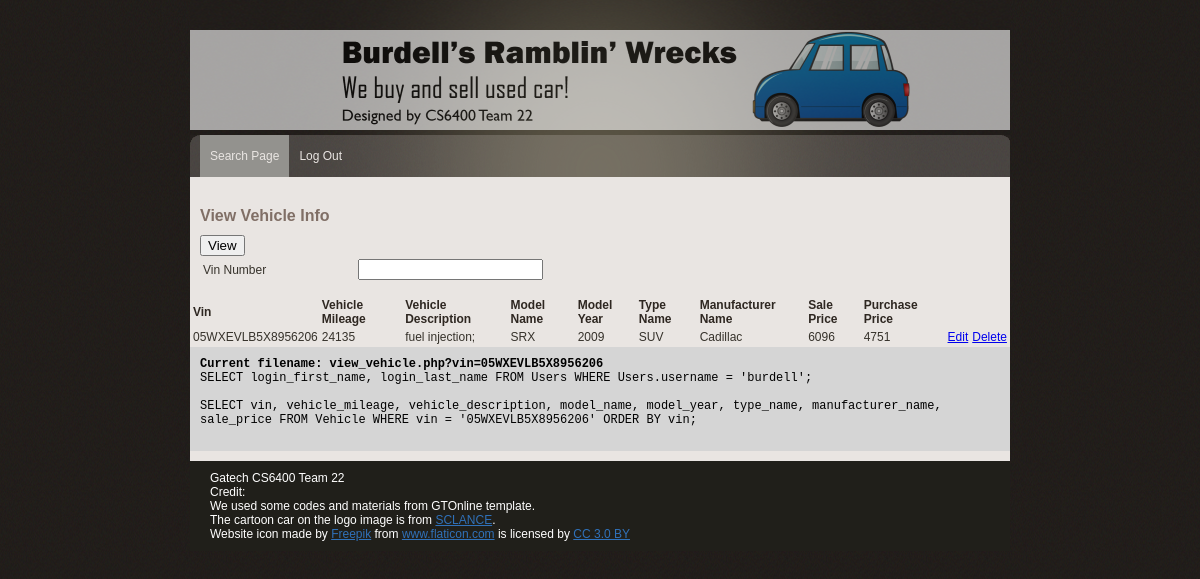
Screenshot of /view_vehicle.php?vin=05WXEVLB5X8956206 (signed in) with the database file from the repository.
### tables this page shows
CREATE TABLE Vehicle (
  vin varchar(50) NOT NULL,
  vehicle_mileage int NOT NULL,
  vehicle_description varchar(250) NULL,
  model_name varchar(50) NOT NULL,
  model_year int NOT NULL,
  type_name varchar(50) NOT NULL,
  manufacturer_name varchar(50) NOT NULL,
  sale_price decimal NOT NULL,
  PRIMARY KEY (vin),
  FOREIGN KEY (type_name)
    REFERENCES VehicleType (type_name),
  FOREIGN KEY (manufacturer_name)
    REFERENCES Manufacturer (manufacturer_name)
);

CREATE TABLE Buy (
  vin varchar(50) NOT NULL,
  customer_id varchar(50) NOT NULL,
  inventory_clerk_permission varchar(50) NOT NULL,
  purchase_date timestamp NOT NULL,
  purchase_price decimal NOT NULL,
  purchase_condition varchar(50) NOT NULL,
  KBB_value decimal NOT NULL,
  UNIQUE (vin, inventory_clerk_permission, customer_id),
  PRIMARY KEY (vin),
  FOREIGN KEY (vin)
    REFERENCES Vehicle (vin),
  FOREIGN KEY (inventory_clerk_permission)
    REFERENCES InventoryClerk (inventory_clerk_permission),
  FOREIGN KEY (customer_id)
    REFERENCES Customer (customer_id)
);

### view_vehicle.php (the view, shortened to what this page needs)
<?php
include('lib/common.php');
?>
<?php include("lib/header.php"); ?>
</head>
<body>
<div id="main_container">
    <?php include("lib/menu.php"); ?>
    <div class="center_content">
        <div class="center_left">
            <div class="features">
                <div class="View Repair section">
                    <div class="subtitle">View Vehicle Info</div>
                    <form name="profileform" action="view_vehicle.php" method="get">
                        <table>
                            <tr>
                                <td>Vin Number</td>
                                <td>
                                    <input name = "vin" type = "text" id = "vin">
                                </td>
                            </tr>
                            <tr>
                                <input name = "view" type = "submit" id = "view" value = "View">
                            </tr>
                        </table>
                    </form>
                </div>
            </div>
        </div>
        <?php
        if($_SERVER['REQUEST_METHOD'] == 'GET'){
            $enteredVin = mysqli_real_escape_string($db, $_GET['vin']);
            $query = "";
            if(empty($enteredVin)){
                $query = "SELECT vin, vehicle_mileage, vehicle_description, model_name, model_year, type_name, manufacturer_name, sale_price FROM Vehicle ";
            }else{
                $query = "SELECT vin, vehicle_mileage, vehicle_description, model_name, model_year, type_name, manufacturer_name, sale_price ";
                $from = " FROM Vehicle ";
                $where = " WHERE vin = '$enteredVin' ";
                $query = $query . $from . $where . " ORDER BY vin";
            }
            $result = mysqli_query($db, $query);
            echo "<div>";
            echo "<table>";
            echo "<tr>";
            echo "<td class=\"heading\">Vin</td>";
            echo "<td class=\"heading\">Vehicle Mileage </td>";
            echo "<td class=\"heading\">Vehicle Description</td>";
            echo "<td class=\"heading\">Model Name</td>";
            echo "<td class=\"heading\">Model Year</td>";
            echo "<td class=\"heading\">Type Name</td>";
            echo "<td class=\"heading\">Manufacturer Name</td>";
            echo "<td class=\"heading\">Sale Price</td>";
            echo "<td class=\"heading\">Purchase Price</td>";
            echo "</tr>";
            while ($row = mysqli_fetch_array($result, MYSQLI_ASSOC)) {
                $vin = $row['vin'];
                $temp_result = mysqli_query($db, "SELECT purchase_price FROM Buy WHERE vin = '$vin' ");
                $temp_row = mysqli_fetch_array($temp_result, MYSQLI_ASSOC);
                $purchase_price = $temp_row['purchase_price'];
                print "<tr>";
                print "<td>" . $row['vin'] . "</td>";
                print "<td>" . $row['vehicle_mileage'] . "</td>";
                print "<td>" . $row['vehicle_description'] . "</td>";
                print "<td>" . $row['model_name'] . "</td>";
                print "<td>" . $row['model_year'] . "</td>";
                print "<td>" . $row['type_name'] . "</td>";
                print "<td>" . $row['manufacturer_name'] . "</td>";
                print "<td>" . $row['sale_price'] . "</td>";
                echo "<td>" . $purchase_price . "</td>";
                echo "<td><a href='edit_vehicle.php?vin=".$row['vin']."&manufacturer_name=".$row['manufacturer_name']."&vehicle_mileage=".$row['vehicle_mileage']. "&vehicle_description=" .$row['vehicle_description']. "&model_name=" .$row['model_name']. "&model_year=" .$row['model_year']. "&type_name=" .$row['type_name']. "&sale_price=" . $purchase_price."'>Edit</a></td>";
                echo "<td><a href='delete_vehicle.php?vin=".$row['vin']."&manufacturer_name=".$row['manufacturer_name']."&vehicle_mileage=".$row['vehicle_mileage']. "&vehicle_description=" .$row['vehicle_description']. "&model_name=" .$row['model_name']. "&model_year=" .$row['model_year']. "&type_name=" .$row['type_name']. "&sale_price=" .$purchase_price."'>Delete</a></td>";
                print "</tr>";
            }
            echo "</table>";
            echo "</div>";
        }
        ?>
        <?php include("lib/error.php"); ?>
    </div>
    <?php include("lib/footer.php"); ?>
</div>
</body>
</html>

### css/gtonline_style.css (style rules this page uses)
body { background:url(../img/bg.gif) repeat #000000; padding:0; font-family: Verdana, Geneva, sans-serif; font-size:12px; margin:auto auto auto auto; color:#36322b; }
table { width: 100%; }
th, td { padding: 1px; text-align: left; }
#main_container { width:820px; height:auto; margin:auto; padding:0px; }
.heading { font-size:12px; color:#2e2721; font-weight:bold; }
.subtitle { width: 600px; font-family: Verdana, Geneva, sans-serif; font-weight:bold; font-size:16px; color:#806F66; padding:10px 0px 10px 0px; }
.center_content { width:820px; height:auto; padding:10px 0px 10px 0px; clear:both; background-color:#E9E5E2; }
.center_left { width:600px; float:left; padding:10px 10px 10px 10px; }

### rows the page displays
vehicle: vin "05WXEVLB5X8956206", vehicle_mileage "24135", vehicle_description "fuel injection;", model_name "SRX", model_year "2009", type_name "SUV", manufacturer_name "Cadillac", sale_price "6096", buy.purchase_price "4751"

### other values shown
$query "Current filename: view_vehicle.php?vin=05WXEVLB5X8956206"
$query "SELECT login_first_name, login_last_name FROM Users WHERE Users.username = 'burdell';"
$query "SELECT vin, vehicle_mileage, vehicle_description, model_name, model_year, type_name, manufacturer_name, sale_price FROM Vehicle WHERE vin = '05WXEVLB5X8956206' ORDER BY vin;"
